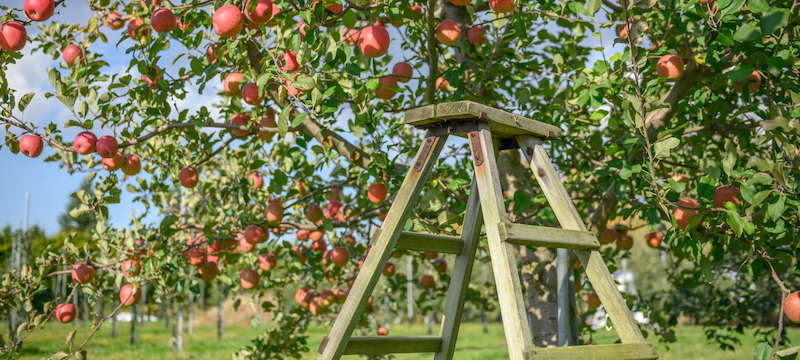
#> input picture img/apples.png, 800 x 360 px, found by its file name
$ jupyter execute image_analysis.ipynb   (shell and % lines are left out)
#> lines starting #> are read from the running program, lines starting #| are printed output that depends on the picture
[cell 1]
from PIL import Image

img_name='../../../GitHubData/DataScience_AI/data/CV/apples.png'
im=Image.open(img_name)
#> im is the input picture: PIL image 800x360 RGBA; mean R, G, B, A 115.3, 121.7, 79.1, 255
print('サイズは'+str(im.size)+':'+'階調は'+str(im.mode))
#| サイズは(800, 360):階調はRGBA

[cell 2]
import numpy as np
im_rgb=im.convert('RGB')
im_rgb_a=np.asarray(im_rgb)
im_rgb_a.shape
#> Out = (360, 800, 3)

[cell 3]
import matplotlib.pyplot as plt
colors=['Reds', 'Greens', 'Blues']
fig, ax =plt.subplots(ncols=5,figsize=(12,3))
ax[0].imshow(im_rgb_a[:180,:180,:])
ax[0].axis('off')
for i in range(3):
    ax[i+1].imshow(im_rgb_a[:180,:180,i], cmap=colors[i])
    ax[i+1].axis('off')
im_gray=im.convert('L')
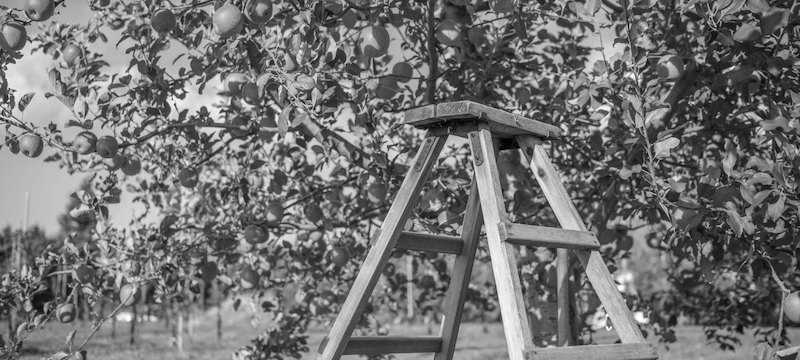
#> im_gray: PIL image 800x360 L; min 0, max 254, mean 114.9
im_gray_a=np.asarray(im_gray)
ax[4].imshow(im_gray_a[:180,:180],cmap='gray')
ax[4].axis('off')
plt.show()
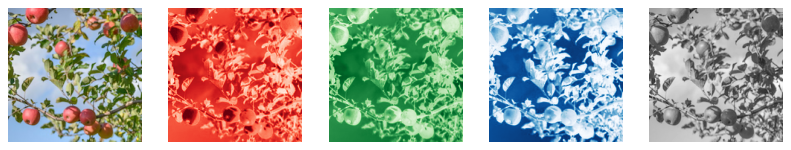
#> figure drawn by matplotlib, 5 panels

[cell 4]
plt.imshow(im_rgb_a[:180,:180,0]>200)
plt.axis('off')
plt.show()
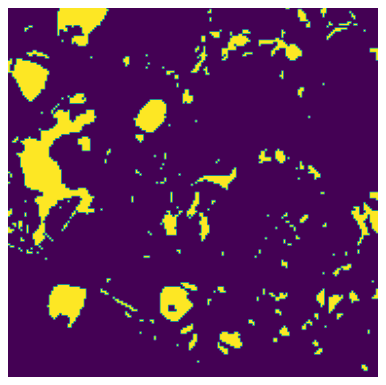
#> figure drawn by matplotlib, 1 panel

[cell 5]
plt.imshow(im_rgb_a[:180,:180,0]>150)
plt.imshow(im_rgb_a[:180,:180,1]<100)
plt.show()
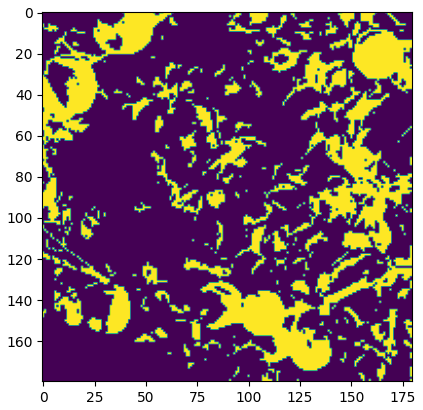
#> figure drawn by matplotlib, 1 panel

$ run again, with img/Acer.png copied over img/apples.png
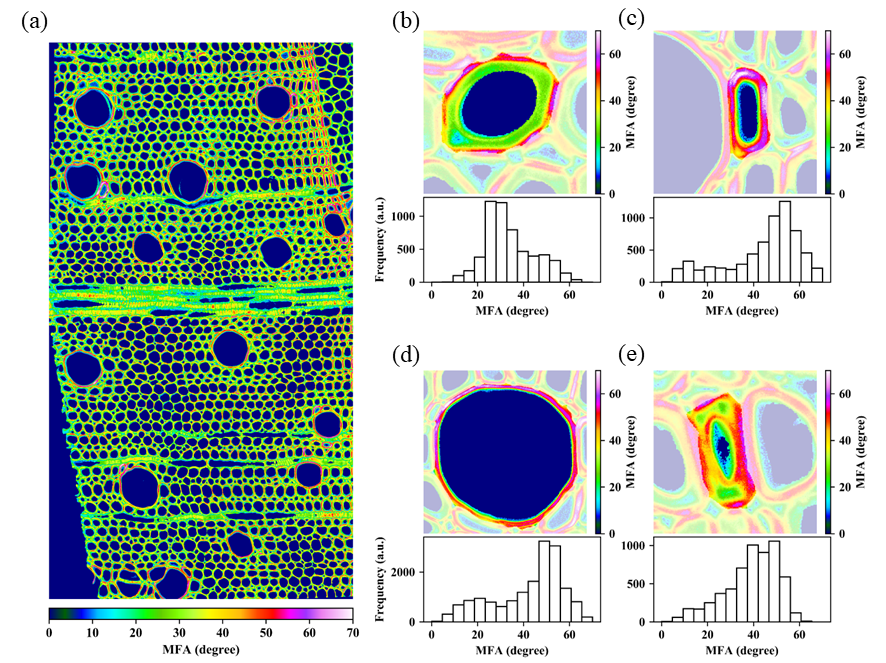
#> input picture img/Acer.png, 886 x 663 px, found by its file name
#> im is the input picture: PIL image 886x663 RGB; mean R, G, B 179.7, 192.8, 185.3
#| サイズは(886, 663):階調はRGB
#> `im_gray=im.convert('L')`:
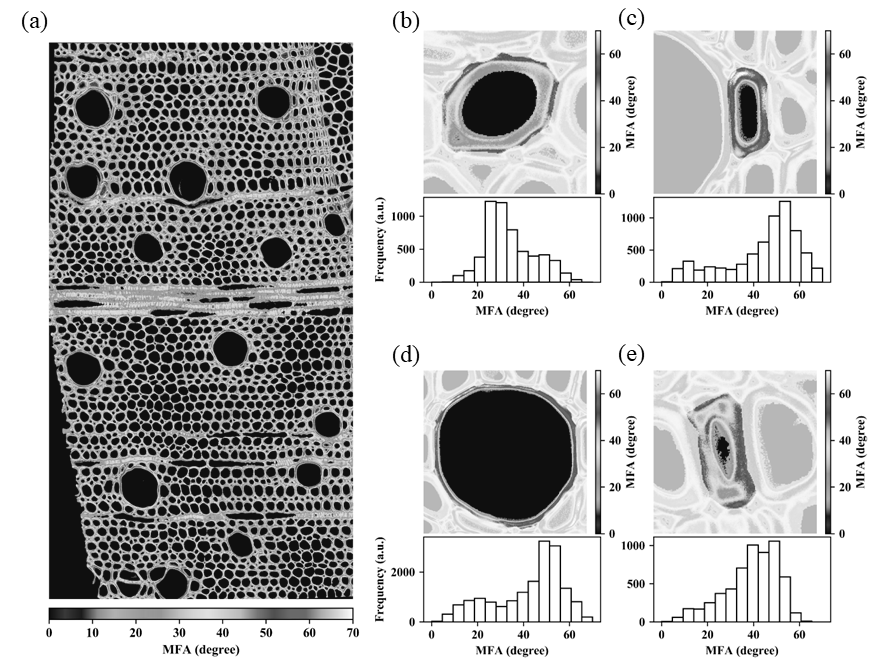
#> im_gray: PIL image 886x663 L; min 0, max 255, mean 188.1
#> `plt.show()`:
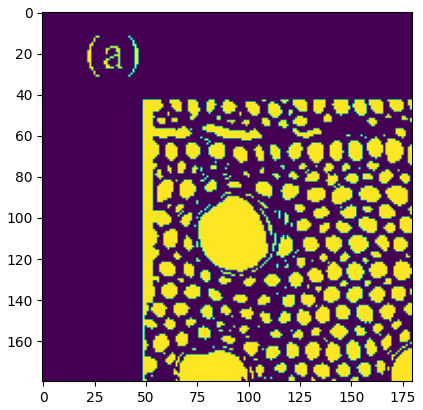
#> figure drawn by matplotlib, 1 panel

$ run again, with img/Fagaceae.png copied over img/apples.png
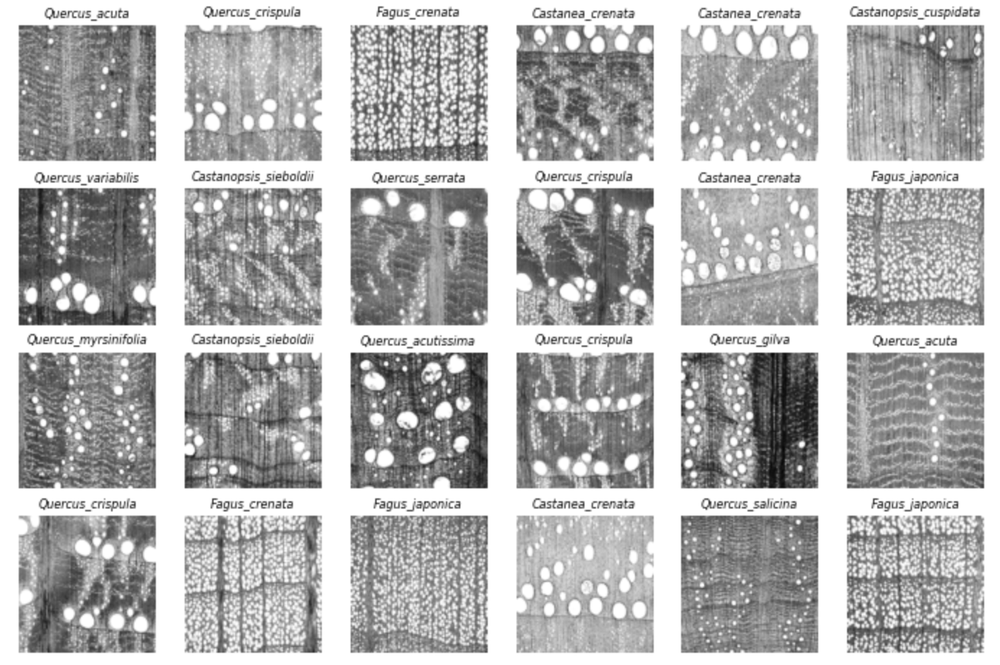
#> input picture img/Fagaceae.png, 1000 x 665 px, shrunk from 1386 x 922 before the run, found by its file name
#> im is the input picture: PIL image 1000x665 RGBA; mean R, G, B, A 181.1, 181.1, 181.1, 255
#| サイズは(1000, 665):階調はRGBA
#> `plt.show()`:
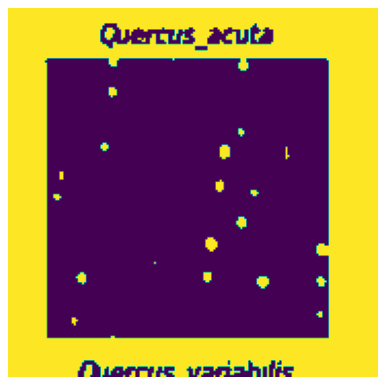
#> figure drawn by matplotlib, 1 panel
#> `plt.show()`:
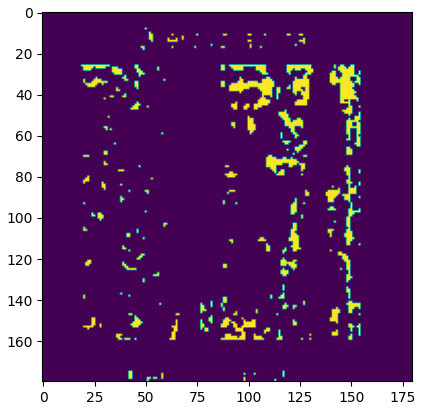
#> figure drawn by matplotlib, 1 panel
